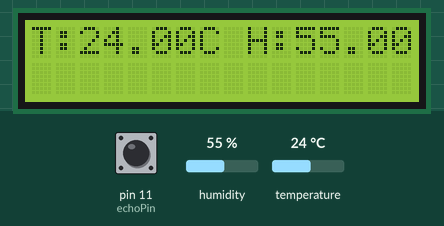
Bench run of a sketch on a simulated Arduino Uno, built with avr-gcc and run on an emulated ATmega328P. Parts: 16×2 character LCD. The inputs (shaded band) are chosen by the test bench; at power-on: humidity 55 %, temperature 24 °C, pin 11 (echoPin) LOW.

Above: at 1.2 s.
1.3 s: humidity set to 22 %
At 4.6 s:
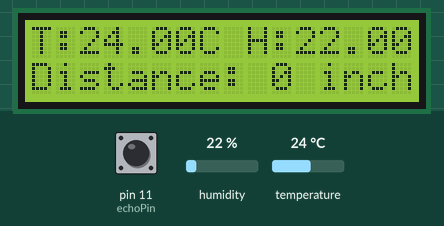
7.7 s: temperature set to 12 °C
At 9.8 s:
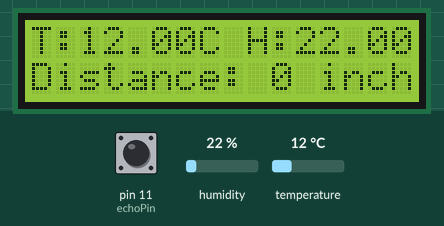
13.9 s: humidity set to 40 %
At 16.2 s:
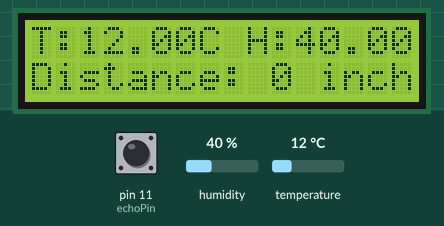
20.0 s: temperature set to 19 °C
At 22.6 s:
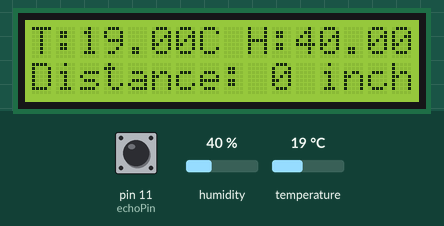
26.2 s: pin 11 (echoPin) pulsed HIGH 5 times (0.12 s each, 0.3 s apart)
At 28.6 s:
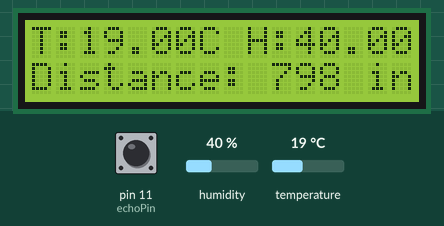
34.9 s: pin 11 (echoPin) pulsed HIGH 5 times (0.12 s each, 0.3 s apart)
Timing chart, 0 to 37.9 s (numbered marks = the images above; inputs shaded):
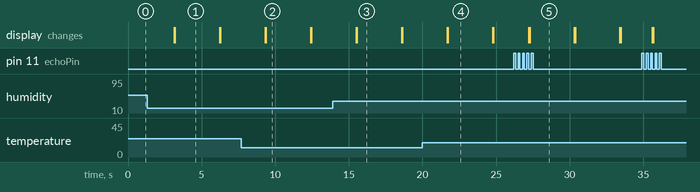

The sketch:

Test_1_DHT11_U_LCD.ino
```cpp
#include <dht.h>
#include <LiquidCrystal.h>

LiquidCrystal lcd(1, 2, 4, 5, 6, 7); // Creates an LCD object. Parameters: (rs, enable, d4, d5, d6, d7)
const int trigPin = 12;
const int echoPin = 11;

long duration;
int distanceCm, distanceInch;


dht DHT;

#define DHT11_PIN 8

void setup() {
  lcd.begin(16,2); // Initializes the interface to the LCD screen, and specifies the dimensions (width and height) of the display
  pinMode(trigPin, OUTPUT);
  pinMode(echoPin, INPUT);
}


void loop() {

  int readData = DHT.read11(DHT11_PIN);
  float t = DHT.temperature;
  float h = DHT.humidity;
  lcd.setCursor(0,0); // Sets the location at which subsequent text written to the LCD will be displayed
  lcd.print("T:"); // Prints string "Temp." on the LCD
  lcd.print(t); // Prints the temperature value from the sensor
  lcd.print("C");
  lcd.setCursor(9,0);
  lcd.print("H:");
  lcd.print(h);
  lcd.print("%");
  delay(2000);

digitalWrite(trigPin, LOW);
delay(20);
digitalWrite(trigPin, HIGH);
delay(20);
digitalWrite(trigPin, LOW);
duration = pulseIn(echoPin, HIGH);
distanceCm= duration*0.034/2;
distanceInch = duration*0.0133/2;
lcd.setCursor(0,1); // Sets the location at which subsequent text written to the LCD will be displayed
lcd.print("Distance: "); // Prints string "Distance" on the LCD
lcd.print(distanceCm); // Prints the distance value from the sensor
lcd.print(" cm");
delay(10);
lcd.setCursor(0,1);
lcd.print("Distance: ");
lcd.print(distanceInch);
lcd.print(" inch");
delay(10);


}
```

Measured:
- after the input at 7.7 s, the display: first differs from a run without the input after 1.7 s (image 2)
- after the input at 13.9 s, the display: first differs from a run without the input after 1.6 s (image 3)
- after the input at 20.0 s, the display: first differs from a run without the input after 1.7 s (image 4)
- after the input at 26.2 s, the display: first changes after 1.0 s (image 5 shows a later state)
- what the display in image 1 shows lasts 3.0 s, from 3.2 s to 6.2 s
